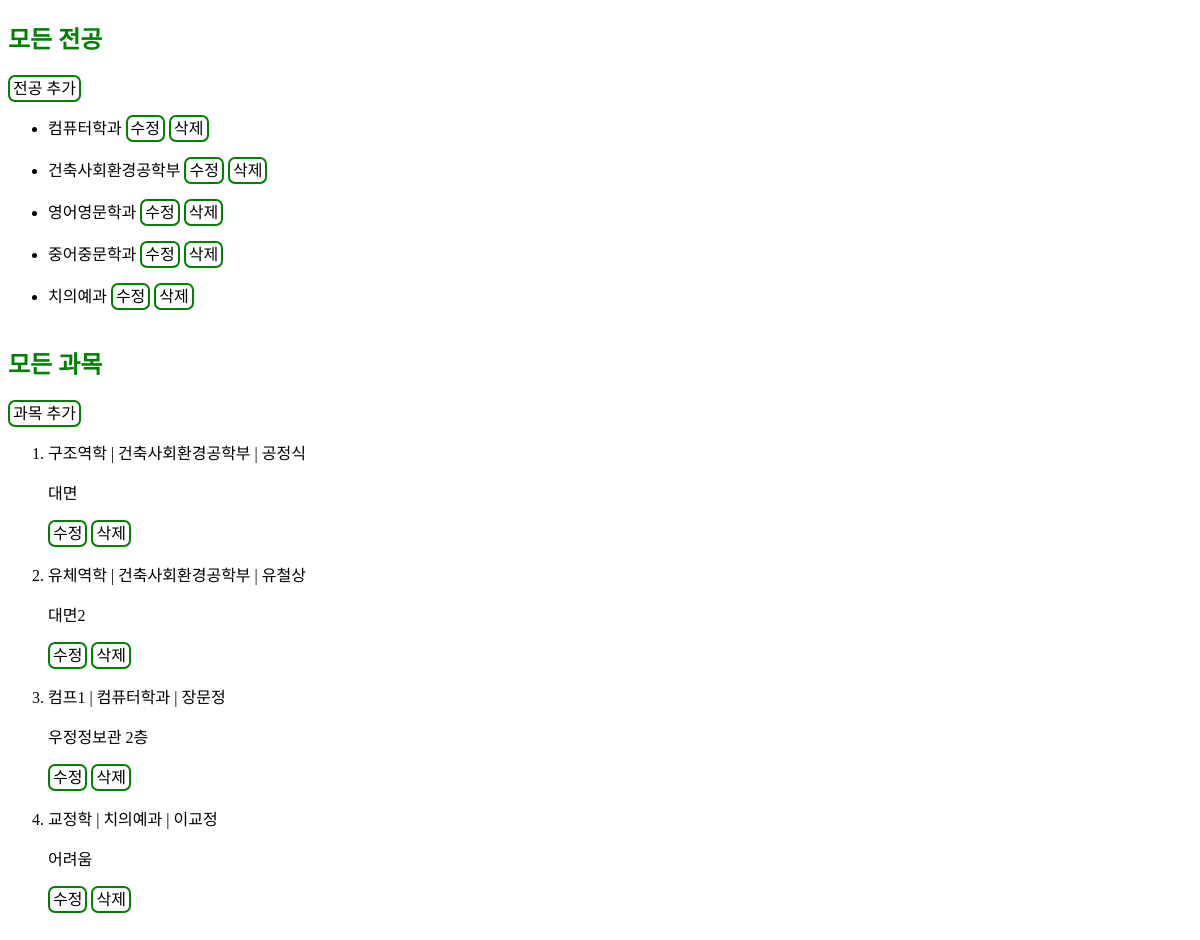
The page / on the database its author committed.
### subjectApp/models.py (models this page shows, shortened)
class Major(models.Model):
    name = models.CharField(max_length=200)
    def __str__(self):
        return self.name

class Subject(models.Model):
    major = models.ForeignKey(
        "Major", related_name="subject", on_delete=models.CASCADE)
    subject_name = models.CharField(max_length=200)
    prof_name = models.CharField(max_length=200)
    memo = models.CharField(max_length=200)

### subjectApp/views.py (the view)
# urls.py: 2. Add a URL to urlpatterns:  path('', views.home, name='home')
def home(request):
    majors = Major.objects.all()
    subjects = Subject.objects.all()
    return render(request, 'home.html', {'majors':majors, 'subjects':subjects})

### subjectApp/templates/home.html (shortened to what this page needs)
<!DOCTYPE html>
<html lang="en">
<head>
    {% load static %}
    <link rel="stylesheet" type="text/css" href="{% static 'home.css' %}">
</head>
<body>
    <h2>모든 전공</h2>
    <a href="{% url 'addMajor' %}" class="button">전공 추가</a>
    <ul>
        {% for major in majors %}
        <div>
            <li>
                <span class="bold">{{ major.name }}</span>
                <a href="{% url 'editMajor' major.pk %}" class="button">수정</a>
                <a href="{% url 'deleteMajor' major.pk %}" class="button">삭제</a>
                <br>
                <br>
            </li>
        </div>
        {% endfor %}
    </ul>
    <h2>모든 과목</h2>
    <a href="{% url 'addSubject' %}" class="button">과목 추가</a>
    <ol>
        {% for subject in subjects %}
        <div>
            <li>
                <div>
                    <span class="bold">{{ subject.subject_name }}</span>
                    <span>| {{ subject.major }} |</span>
                    <span>{{ subject.prof_name }}</span>
                    <div class="memos">{{ subject.memo|linebreaks }}</a></div>
                    <a href="{% url 'editSubject' subject.pk %}" class="button">수정</a>
                    <a href="{% url 'deleteSubject' subject.pk %}" class="button">삭제</a>
                    <br>
                    <br>
                </div>
            </li>
        </div>
        {% endfor %}
    </ol>
</body>
</html>

### subjectApp/static/home.css (style rules this page uses)
h2 { color: green; }
a { text-decoration: none; color: inherit; padding-left: 5px; border: 2px solid green; border-radius: 7px; padding: 3px; }

### rows shown on the page
Major: name "컴퓨터학과"
Major: name "건축사회환경공학부"
Major: name "영어영문학과"
Major: name "중어중문학과"
Major: name "치의예과"
Subject: subject_name "구조역학", major "건축사회환경공학부", prof_name "공정식", memo "대면"
Subject: subject_name "유체역학", major "건축사회환경공학부", prof_name "유철상", memo "대면2"
Subject: subject_name "컴프1", major "컴퓨터학과", prof_name "장문정", memo "우정정보관 2층"
Subject: subject_name "교정학", major "치의예과", prof_name "이교정", memo "어려움"
